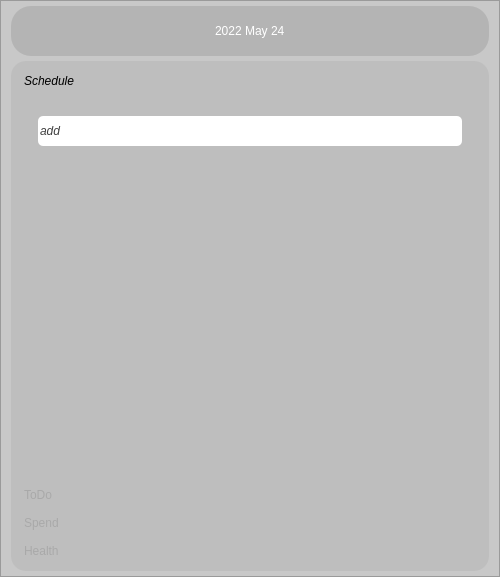
<?xml version="1.0" encoding="UTF-8"?>
<ui version="4.0">
 <class>Dialog</class>
 <widget class="QDialog" name="Dialog">
  <property name="geometry">
   <rect>
    <x>0</x>
    <y>0</y>
    <width>500</width>
    <height>577</height>
   </rect>
  </property>
  <property name="windowTitle">
   <string>Dialog</string>
  </property>
  <property name="styleSheet">
   <string notr="true">font: 9pt &quot;LG Smart UI Regular&quot;;</string>
  </property>
  <layout class="QHBoxLayout" name="horizontalLayout">
   <property name="spacing">
    <number>0</number>
   </property>
   <property name="leftMargin">
    <number>0</number>
   </property>
   <property name="topMargin">
    <number>0</number>
   </property>
   <property name="rightMargin">
    <number>0</number>
   </property>
   <property name="bottomMargin">
    <number>0</number>
   </property>
   <item>
    <widget class="QFrame" name="frame">
     <property name="styleSheet">
      <string notr="true">background-color: rgb(200, 200, 200);</string>
     </property>
     <property name="frameShape">
      <enum>QFrame::StyledPanel</enum>
     </property>
     <property name="frameShadow">
      <enum>QFrame::Raised</enum>
     </property>
     <layout class="QVBoxLayout" name="verticalLayout">
      <property name="spacing">
       <number>5</number>
      </property>
      <property name="leftMargin">
       <number>10</number>
      </property>
      <property name="topMargin">
       <number>5</number>
      </property>
      <property name="rightMargin">
       <number>10</number>
      </property>
      <property name="bottomMargin">
       <number>5</number>
      </property>
      <item>
       <widget class="QFrame" name="date">
        <property name="minimumSize">
         <size>
          <width>470</width>
          <height>50</height>
         </size>
        </property>
        <property name="maximumSize">
         <size>
          <width>500</width>
          <height>50</height>
         </size>
        </property>
        <property name="styleSheet">
         <string notr="true">background-color: rgb(180, 180, 180);
border-radius:20px;</string>
        </property>
        <property name="frameShape">
         <enum>QFrame::StyledPanel</enum>
        </property>
        <property name="frameShadow">
         <enum>QFrame::Raised</enum>
        </property>
        <layout class="QVBoxLayout" name="verticalLayout_2">
         <item alignment="Qt::AlignHCenter">
          <widget class="QLabel" name="cur_day">
           <property name="minimumSize">
            <size>
             <width>0</width>
             <height>0</height>
            </size>
           </property>
           <property name="styleSheet">
            <string notr="true">font: 14pt &quot;LG Smart UI Regular&quot;;
color: rgb(255, 255, 255);</string>
           </property>
           <property name="text">
            <string>2022 May 24</string>
           </property>
          </widget>
         </item>
        </layout>
       </widget>
      </item>
      <item>
       <widget class="QFrame" name="frame_3">
        <property name="styleSheet">
         <string notr="true">background-color: rgb(190, 190, 190);
border-radius:15px;tap</string>
        </property>
        <property name="frameShape">
         <enum>QFrame::StyledPanel</enum>
        </property>
        <property name="frameShadow">
         <enum>QFrame::Raised</enum>
        </property>
        <layout class="QHBoxLayout" name="horizontalLayout_2">
         <item>
          <widget class="QToolBox" name="toolBox">
           <property name="styleSheet">
            <string notr="true">QToolBox::tab {
	
    background: qlineargradient(
                                stop: 0 #E1E1E1, stop: 0.4 #DDDDDD,
                                stop: 0.5 #D8D8D8, stop: 1.0 #D3D3D3);
    border-radius: 5px;
    color: darkgray;
}

QToolBox::tab:selected { /* italicize selected tabs */
    font: italic;
    color: black;
}

QScrollBar
{
background : white;
}
QScrollBar::handle
{
background : rgb(143, 143, 143);
}
QScrollBar::handle::pressed
{
background : rgb(125, 125, 125);
}</string>
           </property>
           <widget class="QWidget" name="toolBoxPage1">
            <property name="geometry">
             <rect>
              <x>0</x>
              <y>0</y>
              <width>456</width>
              <height>360</height>
             </rect>
            </property>
            <property name="palette">
             <palette>
              <active>
               <colorrole role="WindowText">
                <brush brushstyle="SolidPattern">
                 <color alpha="255">
                  <red>255</red>
                  <green>255</green>
                  <blue>255</blue>
                 </color>
                </brush>
               </colorrole>
               <colorrole role="Button">
                <brush brushstyle="SolidPattern">
                 <color alpha="255">
                  <red>190</red>
                  <green>190</green>
                  <blue>190</blue>
                 </color>
                </brush>
               </colorrole>
               <colorrole role="Base">
                <brush brushstyle="SolidPattern">
                 <color alpha="255">
                  <red>190</red>
                  <green>190</green>
                  <blue>190</blue>
                 </color>
                </brush>
               </colorrole>
               <colorrole role="Window">
                <brush brushstyle="SolidPattern">
                 <color alpha="255">
                  <red>190</red>
                  <green>190</green>
                  <blue>190</blue>
                 </color>
                </brush>
               </colorrole>
              </active>
              <inactive>
               <colorrole role="WindowText">
                <brush brushstyle="SolidPattern">
                 <color alpha="255">
                  <red>255</red>
                  <green>255</green>
                  <blue>255</blue>
                 </color>
                </brush>
               </colorrole>
               <colorrole role="Button">
                <brush brushstyle="SolidPattern">
                 <color alpha="255">
                  <red>190</red>
                  <green>190</green>
                  <blue>190</blue>
                 </color>
                </brush>
               </colorrole>
               <colorrole role="Base">
                <brush brushstyle="SolidPattern">
                 <color alpha="255">
                  <red>190</red>
                  <green>190</green>
                  <blue>190</blue>
                 </color>
                </brush>
               </colorrole>
               <colorrole role="Window">
                <brush brushstyle="SolidPattern">
                 <color alpha="255">
                  <red>190</red>
                  <green>190</green>
                  <blue>190</blue>
                 </color>
                </brush>
               </colorrole>
              </inactive>
              <disabled>
               <colorrole role="WindowText">
                <brush brushstyle="SolidPattern">
                 <color alpha="255">
                  <red>120</red>
                  <green>120</green>
                  <blue>120</blue>
                 </color>
                </brush>
               </colorrole>
               <colorrole role="Button">
                <brush brushstyle="SolidPattern">
                 <color alpha="255">
                  <red>190</red>
                  <green>190</green>
                  <blue>190</blue>
                 </color>
                </brush>
               </colorrole>
               <colorrole role="Base">
                <brush brushstyle="SolidPattern">
                 <color alpha="255">
                  <red>190</red>
                  <green>190</green>
                  <blue>190</blue>
                 </color>
                </brush>
               </colorrole>
               <colorrole role="Window">
                <brush brushstyle="SolidPattern">
                 <color alpha="255">
                  <red>190</red>
                  <green>190</green>
                  <blue>190</blue>
                 </color>
                </brush>
               </colorrole>
              </disabled>
             </palette>
            </property>
            <property name="font">
             <font>
              <family>LG Smart UI Regular</family>
             </font>
            </property>
            <property name="contextMenuPolicy">
             <enum>Qt::DefaultContextMenu</enum>
            </property>
            <property name="toolTip">
             <string>&lt;html&gt;&lt;head/&gt;&lt;body&gt;&lt;p&gt;&lt;br/&gt;&lt;/p&gt;&lt;/body&gt;&lt;/html&gt;</string>
            </property>
            <property name="whatsThis">
             <string/>
            </property>
            <attribute name="label">
             <string>Schedule</string>
            </attribute>
            <layout class="QHBoxLayout" name="horizontalLayout_3">
             <item>
              <widget class="QScrollArea" name="scrollArea_2">
               <property name="minimumSize">
                <size>
                 <width>0</width>
                 <height>330</height>
                </size>
               </property>
               <property name="widgetResizable">
                <bool>true</bool>
               </property>
               <widget class="QWidget" name="schedule_contents">
                <property name="geometry">
                 <rect>
                  <x>0</x>
                  <y>0</y>
                  <width>434</width>
                  <height>338</height>
                 </rect>
                </property>
                <layout class="QVBoxLayout" name="verticalLayout_3">
                 <item alignment="Qt::AlignTop">
                  <widget class="QLineEdit" name="schedule">
                   <property name="minimumSize">
                    <size>
                     <width>0</width>
                     <height>30</height>
                    </size>
                   </property>
                   <property name="styleSheet">
                    <string notr="true">font:italic;
background-color:white;
border-radius: 5px;
color: rgb(65, 65, 65)
</string>
                   </property>
                   <property name="text">
                    <string>add</string>
                   </property>
                  </widget>
                 </item>
                </layout>
               </widget>
              </widget>
             </item>
            </layout>
           </widget>
           <widget class="QWidget" name="toolBoxPage2">
            <property name="geometry">
             <rect>
              <x>0</x>
              <y>0</y>
              <width>456</width>
              <height>360</height>
             </rect>
            </property>
            <attribute name="label">
             <string>ToDo</string>
            </attribute>
            <layout class="QHBoxLayout" name="horizontalLayout_4">
             <item alignment="Qt::AlignTop">
              <widget class="QScrollArea" name="scrollArea_3">
               <property name="minimumSize">
                <size>
                 <width>0</width>
                 <height>330</height>
                </size>
               </property>
               <property name="widgetResizable">
                <bool>true</bool>
               </property>
               <widget class="QWidget" name="todo_contents">
                <property name="geometry">
                 <rect>
                  <x>0</x>
                  <y>0</y>
                  <width>434</width>
                  <height>330</height>
                 </rect>
                </property>
                <layout class="QVBoxLayout" name="verticalLayout_4">
                 <item alignment="Qt::AlignTop">
                  <widget class="QLineEdit" name="todo">
                   <property name="minimumSize">
                    <size>
                     <width>0</width>
                     <height>30</height>
                    </size>
                   </property>
                   <property name="styleSheet">
                    <string notr="true">font:italic;
background-color:white;
border-radius: 5px;
color: rgb(65, 65, 65)
</string>
                   </property>
                   <property name="text">
                    <string>add</string>
                   </property>
                  </widget>
                 </item>
                </layout>
               </widget>
              </widget>
             </item>
            </layout>
           </widget>
           <widget class="QWidget" name="toolBoxPage3">
            <property name="geometry">
             <rect>
              <x>0</x>
              <y>0</y>
              <width>456</width>
              <height>360</height>
             </rect>
            </property>
            <attribute name="label">
             <string>Spend</string>
            </attribute>
            <layout class="QHBoxLayout" name="horizontalLayout_5">
             <item alignment="Qt::AlignTop">
              <widget class="QScrollArea" name="scrollArea_4">
               <property name="minimumSize">
                <size>
                 <width>0</width>
                 <height>330</height>
                </size>
               </property>
               <property name="widgetResizable">
                <bool>true</bool>
               </property>
               <widget class="QWidget" name="spend_contents">
                <property name="geometry">
                 <rect>
                  <x>0</x>
                  <y>0</y>
                  <width>434</width>
                  <height>330</height>
                 </rect>
                </property>
                <layout class="QVBoxLayout" name="verticalLayout_5">
                 <item alignment="Qt::AlignTop">
                  <widget class="QLineEdit" name="spend">
                   <property name="minimumSize">
                    <size>
                     <width>0</width>
                     <height>30</height>
                    </size>
                   </property>
                   <property name="styleSheet">
                    <string notr="true">font:italic;
background-color:white;
border-radius: 5px;
color: rgb(65, 65, 65)
</string>
                   </property>
                   <property name="text">
                    <string>add</string>
                   </property>
                  </widget>
                 </item>
                </layout>
               </widget>
              </widget>
             </item>
            </layout>
           </widget>
           <widget class="QWidget" name="toolBoxPage4">
            <property name="geometry">
             <rect>
              <x>0</x>
              <y>0</y>
              <width>456</width>
              <height>360</height>
             </rect>
            </property>
            <attribute name="label">
             <string>Health</string>
            </attribute>
            <layout class="QHBoxLayout" name="horizontalLayout_6">
             <item alignment="Qt::AlignTop">
              <widget class="QScrollArea" name="scrollArea">
               <property name="widgetResizable">
                <bool>true</bool>
               </property>
               <widget class="QWidget" name="scrollAreaWidgetContents_3">
                <property name="geometry">
                 <rect>
                  <x>0</x>
                  <y>0</y>
                  <width>434</width>
                  <height>63</height>
                 </rect>
                </property>
                <layout class="QVBoxLayout" name="verticalLayout_6">
                 <item>
                  <widget class="QLineEdit" name="lineEdit_4">
                   <property name="minimumSize">
                    <size>
                     <width>0</width>
                     <height>30</height>
                    </size>
                   </property>
                   <property name="styleSheet">
                    <string notr="true">font:italic;
background-color:white;
border-radius: 5px;
color: rgb(65, 65, 65)
</string>
                   </property>
                   <property name="text">
                    <string>add</string>
                   </property>
                  </widget>
                 </item>
                </layout>
               </widget>
              </widget>
             </item>
            </layout>
           </widget>
          </widget>
         </item>
        </layout>
       </widget>
      </item>
     </layout>
    </widget>
   </item>
  </layout>
 </widget>
 <resources/>
 <connections/>
</ui>
